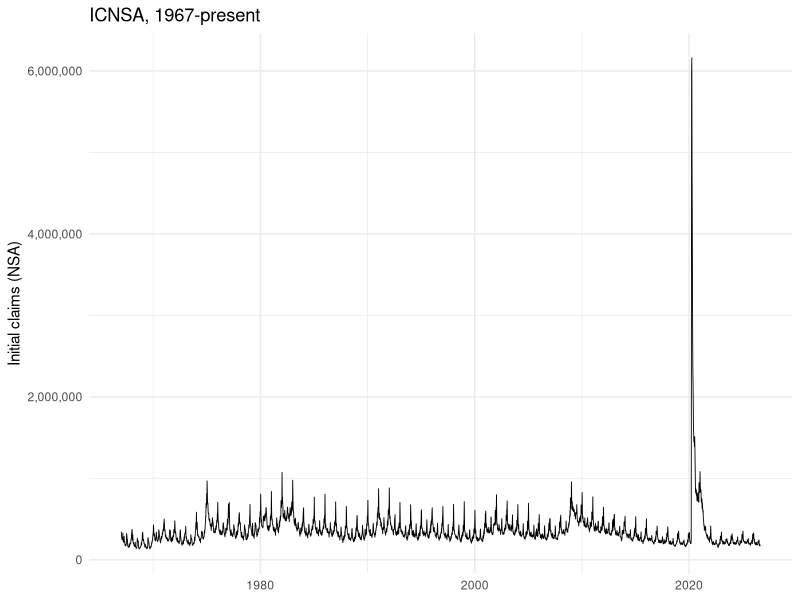
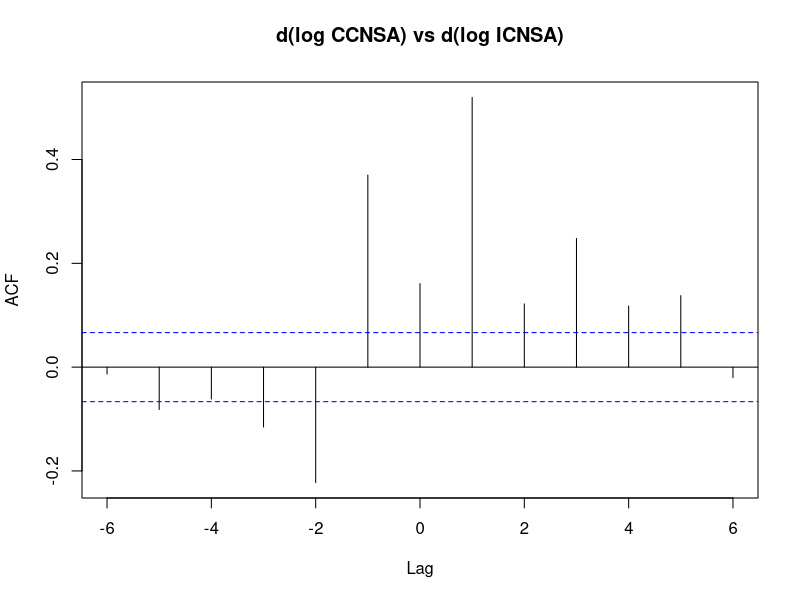
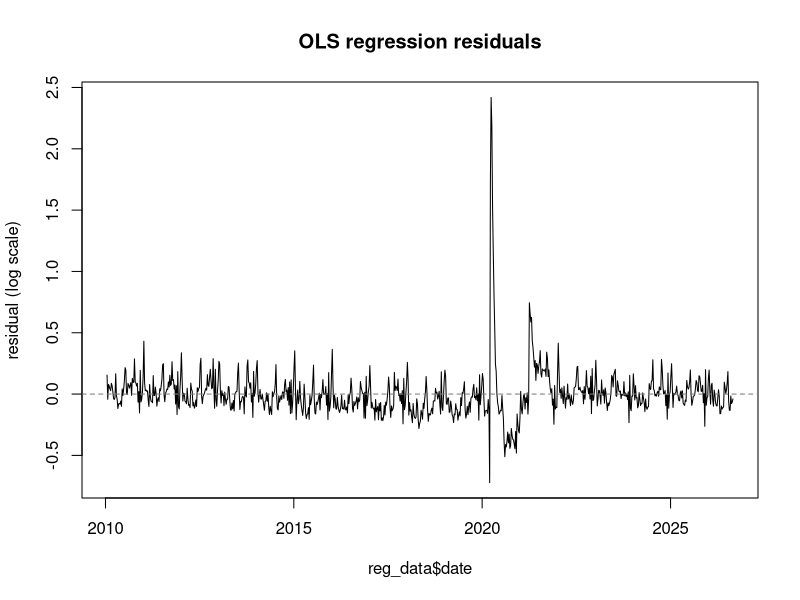
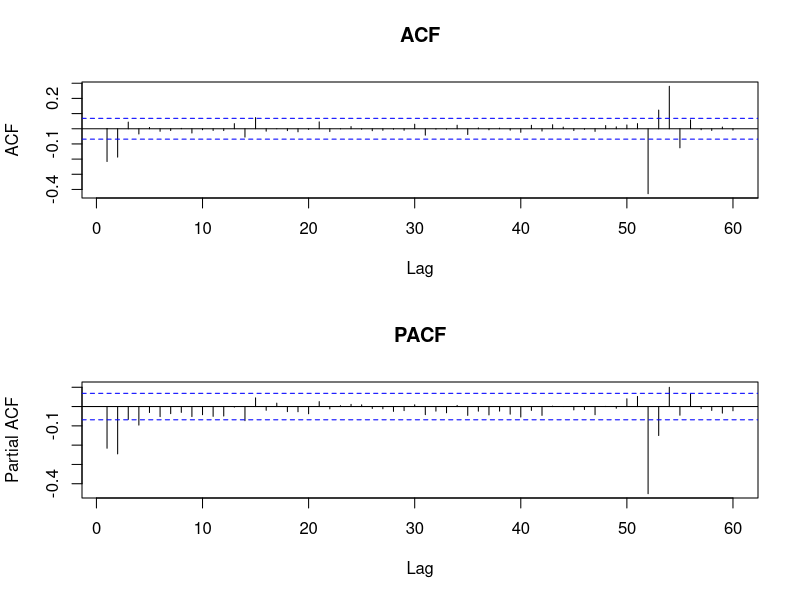
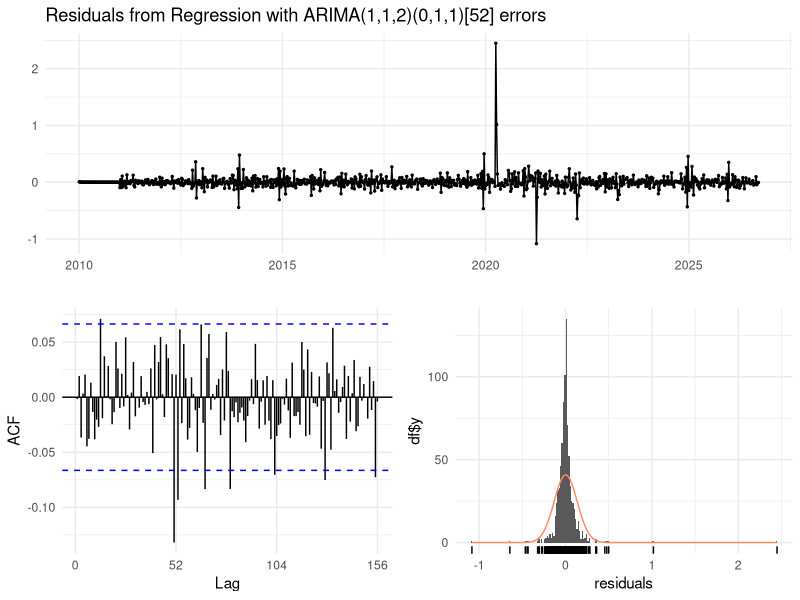

These charts were generated, in order, by the following R code:
## ---- chunk 1
#| label: setup
library(readr)
library(dplyr)
library(lubridate)
library(ggplot2)
library(forecast)
library(tseries)
library(scales)

theme_set(theme_minimal(base_size = 11))
## ---- chunk 2
#| label: load-icnsa
icnsa <- read_csv("data/ICNSA.csv", show_col_types = FALSE) |>
  rename(date = DATE, icnsa = VALUE) |>
  arrange(date)

cat("ICNSA range:", format(min(icnsa$date)), "to", format(max(icnsa$date)),
    "(", nrow(icnsa), "weekly observations )\n")
tail(icnsa, 5)
## ---- chunk 3
#| label: fig-icnsa-full
#| fig-cap: "Initial Claims (ICNSA), full history"
ggplot(icnsa, aes(date, icnsa)) +
  geom_line(linewidth = 0.3) +
  scale_y_continuous(labels = label_comma()) +
  labs(x = NULL, y = "Initial claims (NSA)",
       title = "ICNSA, 1967-present")
## ---- chunk 4
#| label: window
win_start   <- as.Date("2010-01-02")
target_date <- as.Date("2026-09-05")   # week we are forecasting

icnsa_win <- icnsa |> filter(date >= win_start, date < target_date)
cat("Modeling window:", format(min(icnsa_win$date)), "to", format(max(icnsa_win$date)),
    "(", nrow(icnsa_win), "observations )\n")
## ---- chunk 5
#| label: covid-window
icnsa_win |> filter(icnsa > 900000) |> select(date, icnsa) |> as.data.frame()
## ---- chunk 6
#| label: covid-dummy
icnsa_win <- icnsa_win |>
  mutate(covid = as.integer(date >= as.Date("2020-03-14") & date <= as.Date("2021-03-31")))
## ---- chunk 7
#| label: load-ccnsa
ccnsa <- read_csv("data/CCNSA.csv", show_col_types = FALSE) |>
  rename(date = DATE, ccnsa = VALUE) |>
  arrange(date)

cat("CCNSA range:", format(min(ccnsa$date)), "to", format(max(ccnsa$date)),
    "(", nrow(ccnsa), "weekly observations )\n")
tail(ccnsa, 3)
## ---- chunk 8
#| label: fig-ccf
#| fig-cap: "CCF between weekly log-changes in CCNSA and ICNSA"
cc_df <- icnsa_win |>
  left_join(ccnsa, by = "date") |>
  arrange(date) |>
  mutate(dlogI = c(NA, diff(log(icnsa))),
         dlogC = c(NA, diff(log(ccnsa)))) |>
  filter(!is.na(dlogI), !is.na(dlogC))

ccf_obj <- ccf(cc_df$dlogC, cc_df$dlogI, lag.max = 6, plot = TRUE,
               main = "d(log CCNSA) vs d(log ICNSA)")
data.frame(lag = ccf_obj$lag, correlation = round(ccf_obj$acf, 3))
## ---- chunk 9
#| label: lag-covariate
icnsa_win <- icnsa_win |>
  left_join(ccnsa |> rename(ccnsa_val = ccnsa), by = "date") |>
  arrange(date) |>
  mutate(logICNSA = log(icnsa),
         logCCNSA_lag2 = lag(log(ccnsa_val), 2))
## ---- chunk 10
#| label: fit-regression
reg_data <- icnsa_win |> filter(!is.na(logCCNSA_lag2))
t0 <- min(reg_data$date)
reg_data <- reg_data |> mutate(t = as.numeric(date - t0) / 7)

m <- 365.25 / 7
K <- 3
make_fourier <- function(t, K, m) {
  X <- matrix(NA_real_, nrow = length(t), ncol = 2 * K)
  for (k in seq_len(K)) {
    X[, 2 * k - 1] <- sin(2 * pi * k * t / m)
    X[, 2 * k]     <- cos(2 * pi * k * t / m)
  }
  colnames(X) <- paste0(rep(c("sin", "cos"), K), rep(seq_len(K), each = 2))
  as.data.frame(X)
}

fourier_train <- make_fourier(reg_data$t, K, m)
model_df <- cbind(logICNSA = reg_data$logICNSA, t = reg_data$t,
                   covid = reg_data$covid, logCCNSA_lag2 = reg_data$logCCNSA_lag2,
                   fourier_train)

reg_fit <- lm(logICNSA ~ ., data = model_df)
summary(reg_fit)
## ---- chunk 11
#| label: fig-reg-resid
#| fig-cap: "Regression residuals over time"
plot(reg_data$date, residuals(reg_fit), type = "l",
     xlab = NULL, ylab = "residual (log scale)",
     main = "OLS regression residuals")
abline(h = 0, col = "grey50", lty = 2)
## ---- chunk 12
#| label: reg-ljungbox
Box.test(residuals(reg_fit), lag = 52, type = "Ljung-Box", fitdf = length(coef(reg_fit)) - 1)
## ---- chunk 13
#| label: regression-forecast
t_target <- as.numeric(target_date - t0) / 7
last_logCCNSA <- log(ccnsa$ccnsa[ccnsa$date == target_date - 14])
fourier_target <- make_fourier(t_target, K, m)
newdata <- cbind(t = t_target, covid = 0, logCCNSA_lag2 = last_logCCNSA, fourier_target)

reg_pred_log <- predict(reg_fit, newdata = newdata, interval = "prediction", level = 0.95)
reg_pred <- exp(reg_pred_log)
reg_forecast <- unname(reg_pred[1, "fit"])

cat(sprintf("Regression forecast for the week ending %s: %s  (95%% PI: %s - %s)\n",
            format(target_date, "%B %d, %Y"),
            comma(round(reg_forecast)),
            comma(round(reg_pred[1, "lwr"])),
            comma(round(reg_pred[1, "upr"]))))
## ---- chunk 14
#| label: arima-setup
# The ARIMA step is univariate (no covariate needed), so it uses the full
# 2010-2026 ICNSA window directly rather than the 2-observations-shorter
# data frame used for the regression (which loses its first two rows to
# the lag-2 CCNSA covariate).
y <- ts(icnsa_win$logICNSA, frequency = 52, start = c(2010, 1))
xreg_covid <- matrix(icnsa_win$covid, ncol = 1, dimnames = list(NULL, "covid"))
## ---- chunk 15
#| label: unit-root-level
adf.test(y)
kpss.test(y, null = "Level")
## ---- chunk 16
#| label: nsdiffs
nsdiffs(y)
ndiffs(y)
## ---- chunk 17
#| label: acf-seasonal-lags
r <- residuals(lm(logICNSA ~ covid, data = icnsa_win))
r_ts <- ts(r, frequency = 52)

acf_r <- Acf(r_ts, lag.max = 4 * 52, plot = FALSE)
seas_lags <- seq(52, 4 * 52, by = 52)
data.frame(lag = seas_lags, acf = round(acf_r$acf[seas_lags + 1], 3))
## ---- chunk 18
#| label: seasonal-diff-check
r_sd <- diff(r_ts, lag = 52)
adf.test(r_sd)
Acf(r_sd, lag.max = 10, plot = FALSE)$acf[1:6]
## ---- chunk 19
#| label: regular-diff-check
r_sd_d <- diff(r_sd, lag = 1)
adf.test(r_sd_d)
cat("Variance before regular differencing:", round(var(r_sd), 5),
    " after:", round(var(r_sd_d), 5), "\n")
## ---- chunk 20
#| label: fig-acf-pacf-final
#| fig-cap: "ACF and PACF of the fully differenced, COVID-adjusted series"
par(mfrow = c(2, 1))
Acf(r_sd_d, lag.max = 60, main = "ACF")
Pacf(r_sd_d, lag.max = 60, main = "PACF")
## ---- chunk 21
#| label: candidate-models
#| cache: true
candidates <- list(
  c(1, 1, 1,  0, 1, 1),
  c(0, 1, 2,  0, 1, 1),
  c(2, 1, 0,  0, 1, 1),
  c(0, 1, 1,  1, 1, 0),
  c(2, 1, 1,  0, 1, 1),
  c(1, 1, 2,  0, 1, 1)
)

fit_one <- function(cc) {
  tryCatch(
    Arima(y, order = c(cc[1], cc[2], cc[3]),
          seasonal = list(order = c(cc[4], cc[5], cc[6]), period = 52),
          xreg = xreg_covid, method = "CSS-ML"),
    error = function(e) NULL)
}

fits <- lapply(candidates, fit_one)
keep <- !sapply(fits, is.null)
candidates <- candidates[keep]
fits <- fits[keep]

candidate_table <- do.call(rbind, Map(function(cc, fit) {
  lb <- Box.test(residuals(fit), lag = 104,
                  fitdf = sum(cc[c(1, 3, 4, 6)]), type = "Ljung-Box")
  data.frame(
    model = sprintf("(%d,%d,%d)(%d,%d,%d)[52]", cc[1], cc[2], cc[3], cc[4], cc[5], cc[6]),
    AICc = round(fit$aicc, 2),
    BIC  = round(fit$bic, 2),
    ljung_box_p = round(lb$p.value, 3)
  )
}, candidates, fits))

candidate_table
## ---- chunk 22
#| label: final-model
best_fit <- fits[[which.min(sapply(fits, function(f) f$aicc))]]
best_fit
## ---- chunk 23
#| label: fig-residual-diagnostics
#| fig-cap: "Residual diagnostics for the selected SARIMA model"
checkresiduals(best_fit)
## ---- chunk 24
#| label: ljung-box-final
Box.test(residuals(best_fit), lag = 104, fitdf = 4, type = "Ljung-Box")
shapiro.test(as.numeric(residuals(best_fit)))
## ---- chunk 25
#| label: residual-outliers
icnsa_win |>
  mutate(resid = as.numeric(residuals(best_fit))) |>
  arrange(desc(abs(resid))) |>
  select(date, icnsa, resid) |>
  head(8) |>
  as.data.frame()
## ---- chunk 26
#| label: arima-forecast
arima_fc <- forecast(best_fit, h = 1,
                      xreg = matrix(0, nrow = 1, ncol = 1, dimnames = list(NULL, "covid")),
                      level = 95)
arima_forecast <- exp(as.numeric(arima_fc$mean))
arima_lo <- exp(arima_fc$lower[1, 1])
arima_hi <- exp(arima_fc$upper[1, 1])

cat(sprintf("SARIMA(1,1,2)(0,1,1)[52] forecast for the week ending %s: %s  (95%% PI: %s - %s)\n",
            format(target_date, "%B %d, %Y"),
            comma(round(arima_forecast)), comma(round(arima_lo)), comma(round(arima_hi))))
## ---- chunk 27
#| label: final-summary
final_table <- data.frame(
  Method = c("Regression (trend + Fourier + COVID dummy + CCNSA lag-2)",
             "SARIMA(1,1,2)(0,1,1)[52] with COVID xreg"),
  Forecast = comma(round(c(reg_forecast, arima_forecast))),
  `95% PI` = c(paste0(comma(round(reg_pred[1, "lwr"])), " - ", comma(round(reg_pred[1, "upr"]))),
               paste0(comma(round(arima_lo)), " - ", comma(round(arima_hi)))),
  check.names = FALSE
)
knitr::kable(final_table,
             caption = paste("ICNSA forecasts for the week ending", format(target_date, "%B %d, %Y")))
## ---- chunk 28
#| label: forecast-1-regression
reg_forecast
## ---- chunk 29
#| label: forecast-2-arima
arima_forecast
